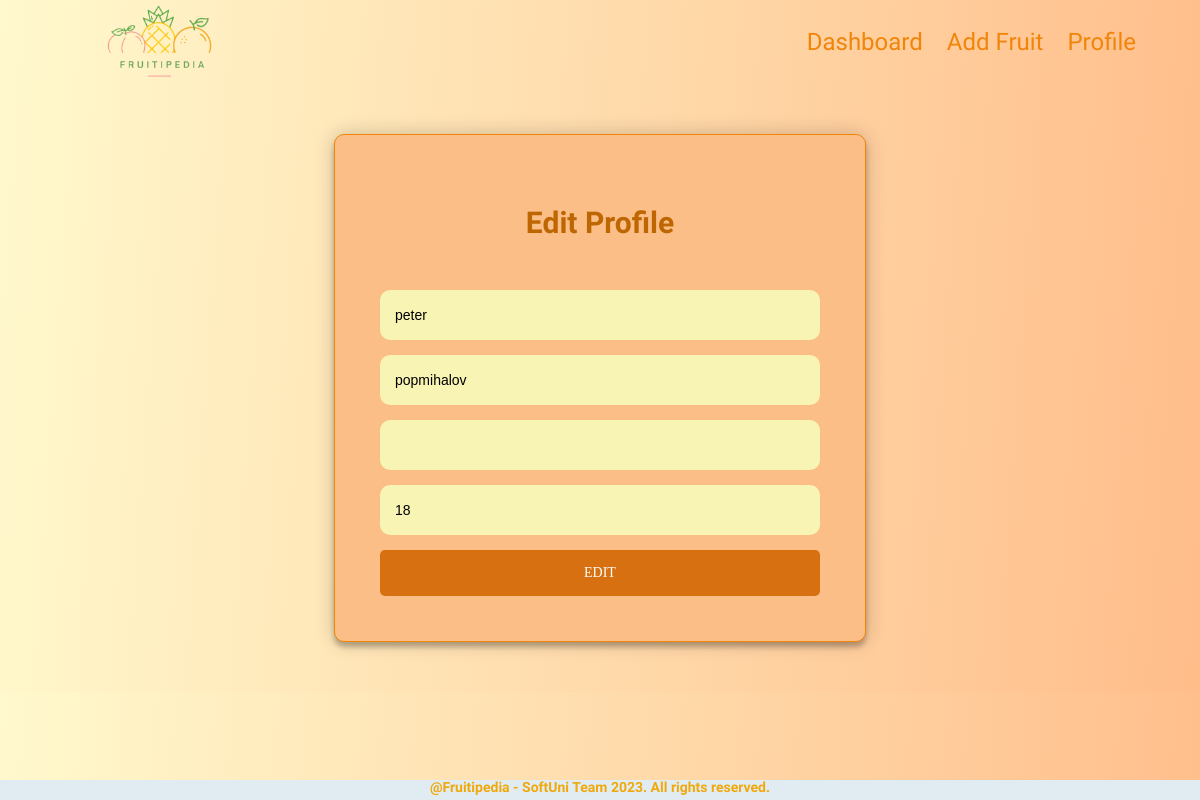
Before: /profile/edit with the older database file.
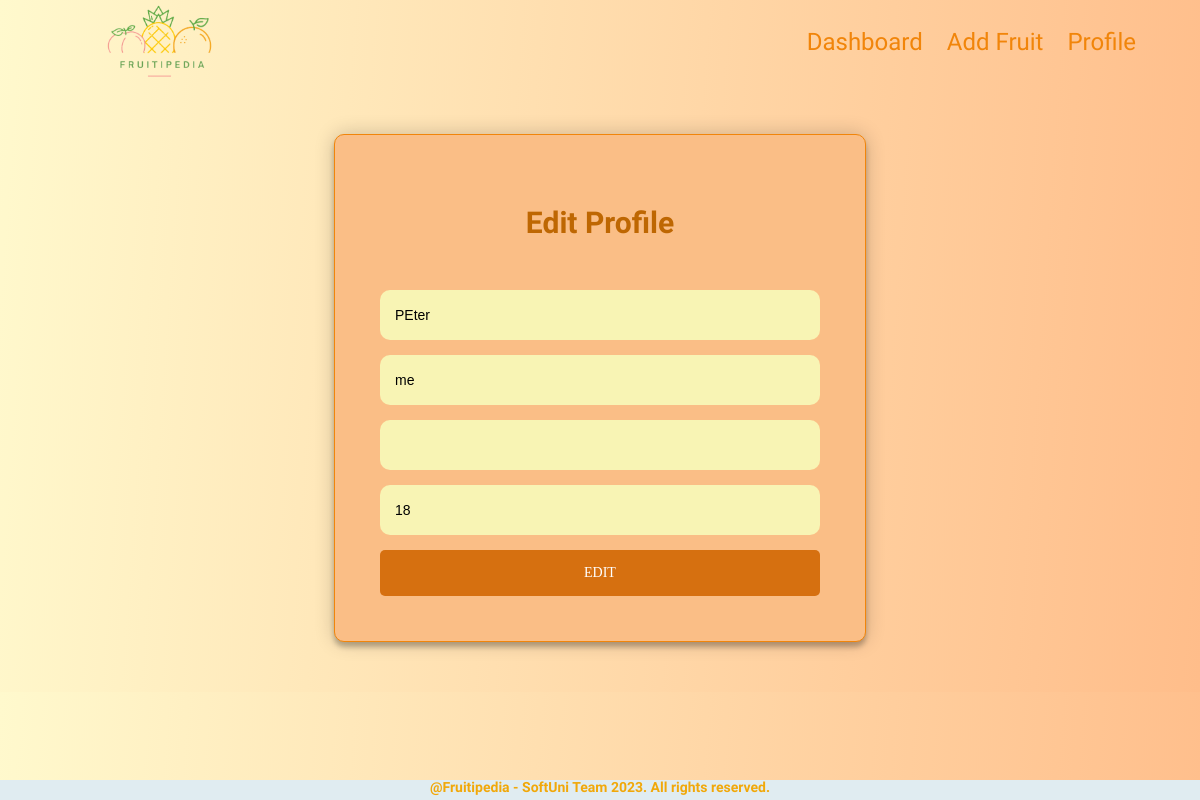
After: the same page with the newer database file.
### fruits/models.py (models this page shows, shortened)
class Profile(models.Model):
    first_name = models.CharField(
        max_length=25,
        validators=[
            validate_name_starts_with_letter,
            MinLengthValidator(2)
        ],
        help_text="First name must be between 2 and 25 characters long and start with a letter."
    )
    last_name = models.CharField(
        max_length=35,
        validators=[
            validate_name_starts_with_letter,
            MinLengthValidator(1)
        ],
        help_text="Last name must be between 1 and 35 characters long and start with a letter."
    )
    email = models.EmailField(
        max_length=40,
        unique=True,
        help_text="Email must be unique and no longer than 40 characters."
    )
    password = models.CharField(
        max_length=20,
        validators=[
            MinLengthValidator(8)
        ],
        help_text="*Password length requirements: 8 to 20 characters"
    )
    image_url = models.URLField(
        blank=True,
        null=True,
        help_text="Optional field for an image URL."
    )
    age = models.IntegerField(
        default=18,
        blank=True,
        null=True,
        help_text="Optional age field with default value 18."
    )

### fruits/views.py (the view)
# urls.py: path("profile/edit", views.edit_profile, name="edit_profile"),
def edit_profile(request):
    profile = Profile.objects.all().first()
    if request.method == 'POST':
        form = EditProfileForm(request.POST,instance=profile)
        if form.is_valid():
            form.save()
            return redirect('details_profile')
        else:
            print("Form is not valid")
            print(form.errors)
    else:
        form = EditProfileForm(instance=profile)
    return render(request, 'edit-profile.html', {'form': form,'profile': profile})

### fruits/forms.py
class EditProfileForm(forms.ModelForm):
    class Meta:
        model = Profile
        fields = ('first_name', 'last_name', 'image_url', 'age')
        labels = {
            'first_name': 'First Name:',
            'last_name': 'Last Name:',
            'image_url': 'Image URL:',
            'age': 'Age:'
        }

### fruits/templates/edit-profile.html (shortened to what this page needs)
{% extends 'base.html' %}
{% block content %}
    <main>
        <section id="register">
            <div class="form">
                <h2>Edit Profile</h2>
                <form method="post" class="register-form">
                    {{ form.first_name }}
                    {{ form.last_name }}
                    {{ form.image_url }}
                    {{ form.age}}
                    <button type="submit">Edit</button>
                </form>
            </div>
        </section>
    </main>
    {% endblock content %}

Changed rows visible on the page:
removed Profile: first_name "peter", last_name "popmihalov", age "18"
added Profile: first_name "PEter", last_name "me", age "18"
